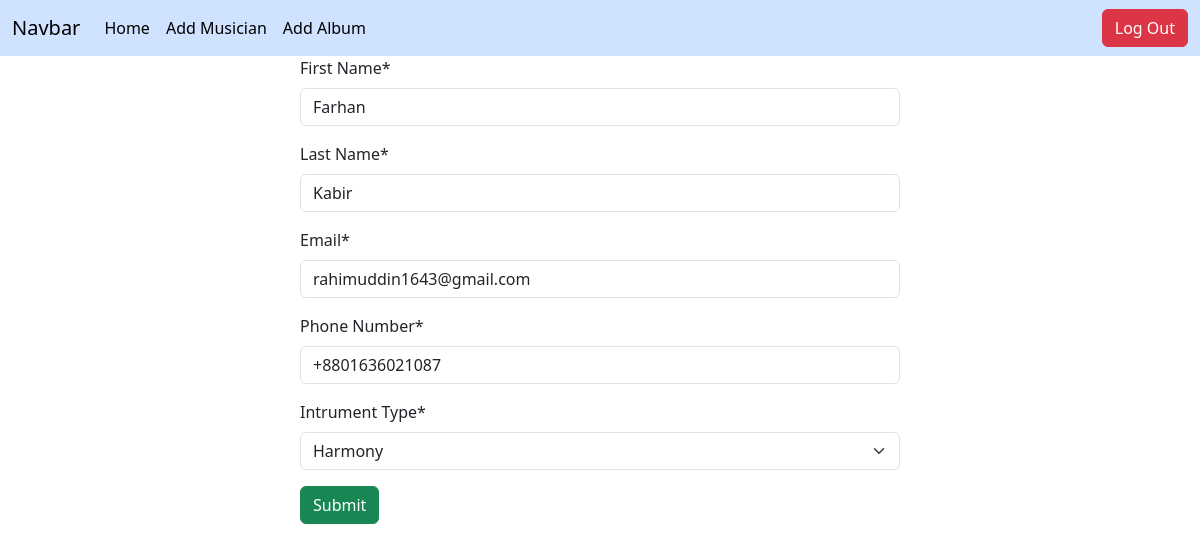
Page /musician/edit/4/ (signed in) on the committed database.
### musician/models.py (models this page shows, shortened)
class MusicianModel(models.Model):
    instrument_type=[
        ('Guitar','Guitar'),
        ('Tabla','Tabla'),
        ('Harmony','Harmony'),
        ('Behala','Behala'),
        ('Ektara','Ektara'),
    ]
    FirstName=models.CharField(max_length=100,unique=True)
    LastName=models.CharField(max_length=100)
    Email=models.EmailField(max_length=100)
    PhoneNumber=PhoneNumberField(default='+880')
    IntrumentType=models.CharField(max_length=100,choices=instrument_type)

### musician/views.py (the view)
# urls.py: path('edit/<int:id>/',views.UpdateMusician.as_view(),name='edit_musician'),
class UpdateMusician(UpdateView):
    model=models.MusicianModel
    form_class=forms.MusicianForm
    template_name='add_musicain.html'
    pk_url_kwarg='id'
    success_url=reverse_lazy('home')

### musician/forms.py
class MusicianForm(forms.ModelForm):
    class Meta:
        model=MusicianModel
        fields='__all__'
        labels={
            'FirstName':'First Name',
            'LastName':'Last Name',
            'PhoneNumber':'Phone Number',
            'IntrumentType':'Intrument Type',
        }

### musician/templates/add_musicain.html (shortened to what this page needs)
{% extends "base.html" %}
{% load crispy_forms_tags %}
{% block content %}
<form action="" method="post" style='margin:auto;width:50%' novalidate>
    {{form | crispy}}
    <button class='btn btn-success'>Submit</button>
</form>
{% endblock content %}

### rows in the picture
MusicianModel: FirstName "Farhan", LastName "Kabir", Email "rahimuddin1643@gmail.com", PhoneNumber "+8801636021087", IntrumentType "Harmony"
